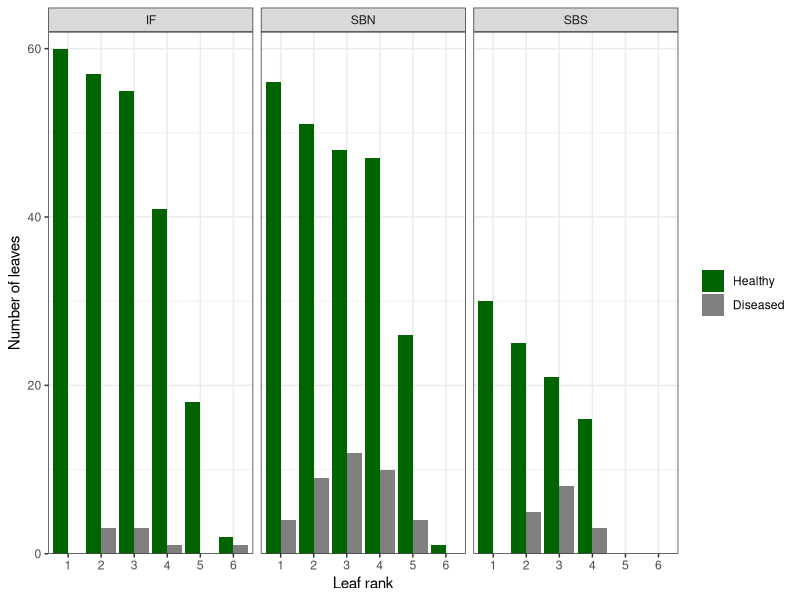

Recreate this plot in R.
## ---- chunk 1
knitr::opts_chunk$set(echo = FALSE)
library(tidyverse)
library(readxl)
## ---- chunk 2
or <- read_xlsx(path = "Data_WD_OR_2019_Comparison.xlsx",sheet="data final",trim_ws = TRUE)
or$Estuary <- as.factor(or$Estuary)
or$Site <- as.factor(or$Site)
leaf <- tibble("Site"=or$Site,"Depth"=or$Depth,"Shoot"=or$`Shoot #`,"Leaf"=or$`Leaf #`,WD=or$`Wasting Disease?`)
leaf$WD <- gsub("1","0",leaf$WD)
leaf$WD <- gsub("2","1",leaf$WD)

leaf$Leaf <- as.factor(leaf$Leaf)
leaf_summ <- leaf %>%
  group_by(Site,Depth,Leaf)%>%
  summarise(n=length(WD),diseased=length(WD[WD==1]),healthy=length(WD[WD==0]),
            prevalence=diseased/n)
leaf_summ2 <- leaf %>%
  group_by(Site,Leaf)%>%
  summarise(n=length(WD),diseased=length(WD[WD==1]),healthy=length(WD[WD==0]),
            prevalence=diseased/n)
print(leaf_summ2)

ggplot(leaf,aes(x=Leaf,fill=WD))+geom_bar(position = position_dodge(preserve = "single"))+
  facet_wrap(~Site)+
  scale_y_continuous(expand = c(0,0),limits=c(0,62))+
  theme_bw()+
  scale_fill_manual(values=c("darkgreen","grey50"),labels=c("Healthy","Diseased"))+
  xlab("Leaf rank")+
  ylab("Number of leaves")+
  theme(legend.title = element_blank())
## ---- chunk 3
leaf23 <- subset(leaf,Leaf=="2" | Leaf=="3")
leaf23$WD <- as.integer(leaf23$WD)
m1 <- glm(WD~Leaf,data=leaf23, family=binomial)
summary(m1)
m2 <- glm(WD~Leaf*Site,data=leaf23, family=binomial)
summary(m2)
drop1(m2)
